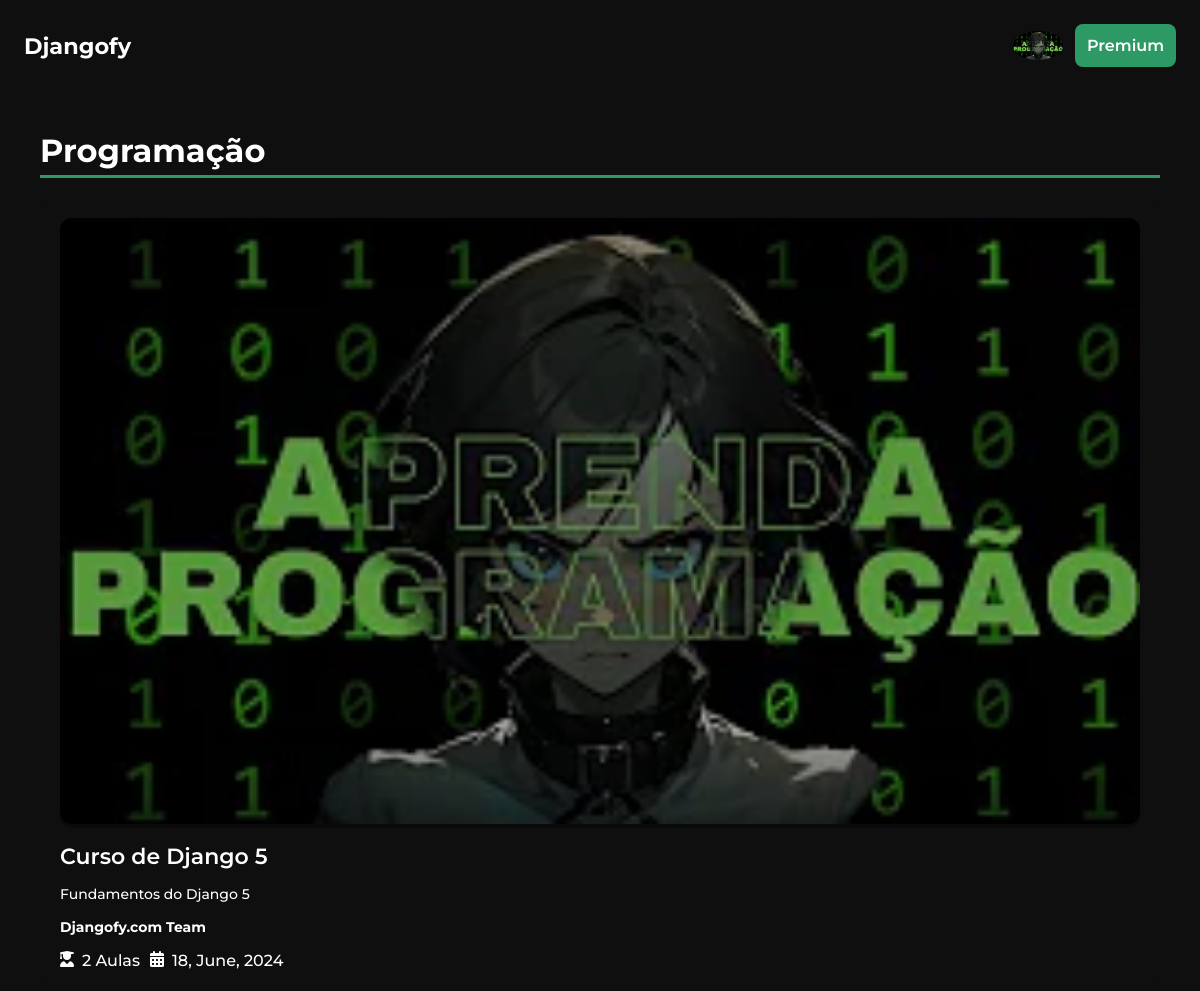
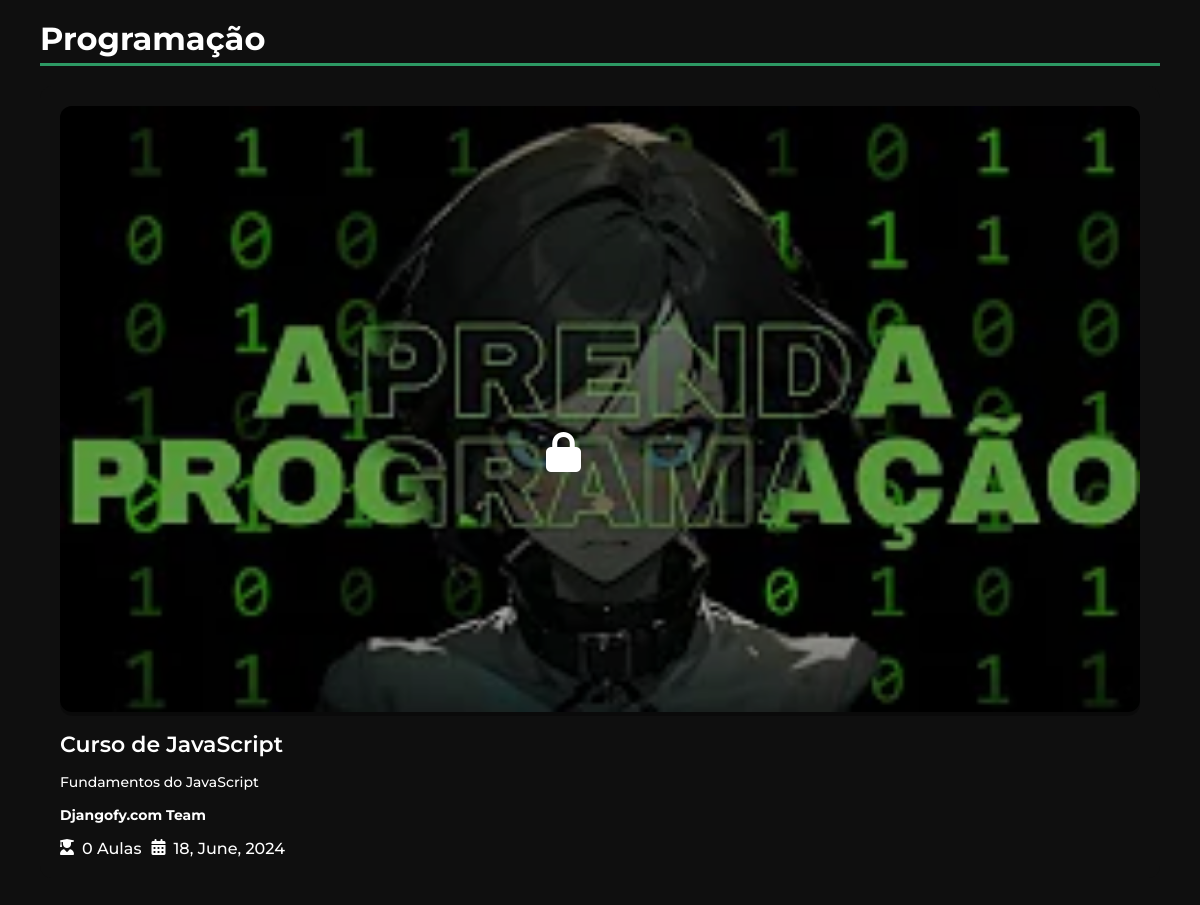
Page / (signed in) on the committed database (2 pictures, top to bottom).
### courseapp/models.py (models this page shows, shortened)
class UserProfile(models.Model):
    user = models.ForeignKey(User, on_delete=models.CASCADE)
    profileimg = models.ImageField(upload_to='profiles/', default='profiles/me.jpg')
    status = models.BooleanField(default=False)
    def __str__(self):
        return f'{self.user.username}'

class Module(models.Model):
    title = models.CharField(max_length=200)
    description = models.TextField()
    image = models.ImageField(upload_to='module/',default='module/code bg.webp')
    status = models.BooleanField(default=False)
    date = models.DateTimeField(auto_now_add=True)
    classes = models.IntegerField(default=0)
    topic = models.ForeignKey('Topic', on_delete=models.CASCADE, related_name='topics')
    def formatted_date(self):
        return self.date.strftime("%d, %B, %Y")

class Topic(models.Model):
    title = models.CharField(max_length=200)

### courseapp/views.py (the view)
# urls.py: 2. Add a URL to urlpatterns:  path('', Home.as_view(), name='home')
@login_required(login_url='login')
def Home(request):
    topics = Topic.objects.all()
    modules = Module.objects.all()
    user = UserProfile.objects.get(user=request.user)
    print(user)
    content = {
        'topics':topics,
        'modules':modules,
        'user':user,
    }
    return render(request, 'index.html', content)

### templates/index.html (shortened to what this page needs)
<!DOCTYPE html>
<html lang="en">
<head>
    <link rel="stylesheet" href="../static/css/style.css">
</head>
<body>
    <header>
        <a id="logo">Djangofy</a>
        <div class="perfil">
            <div class="perfil-image">
                <img src="{{user.profileimg.url}}" alt="">
            </div>
            {% if not user.status %}
                <a>Premium</a>
            {% endif %}
        </div>
    </header>
    <section>
        <article>
            {% for module in modules %}
            <p class="module-text">{{module.topic.title}}</p>
            <div class="modules">
                <div class="module" data-id='{{ module.id }}'  data-status="{{ module.status }}">
                    <div class="module-image">
                        {% if user.status %}
                            <img src="{{module.image.url}}" alt="">
                            <div class="overlay"></div>
                        {% else %}
                            {% if not user.status and module.status %}
                                <img src="{{module.image.url}}" alt="">
                                <div class="overlay"></div>
                                <i class="fa-solid fa-lock"></i>
                            {% else %}
                                {% if not user.status and not module.status %}
                                    <img src="{{module.image.url}}" alt="">
                                    <div class="overlay"></div>
                                {% endif %}
                            {% endif %}
                        {% endif %}
                    </div>
                    <p class="module-title">{{module.title}}</p>
                    <p class="module-description">{{module.description}}</p>
                    <p class="chess">Djangofy.com Team</p>
                    <div class="details">
                        <div class="detail">
                            <i class="fa-solid fa-user-graduate"></i>
                            <p>{{module.videos.count}} Aulas</p>
                        </div>
                        <div class="detail">
                            <i class="fa-solid fa-calendar-days"></i>
                            <p>{{module.formatted_date}}</p>
                        </div>
                    </div>
                </div>
            </div>
            {% endfor %}
        </article>
    </section>
</body>
</html>

### static/css/style.css (style rules this page uses)
* { padding: 0px; margin: 0px; box-sizing: border-box; font-family: "Montserrat", sans-serif; }
body { background-color: #0F0F0F; width: 100%; height: 100%; }
header { display: flex; justify-content: space-between; align-items: center; background-color: #0F0F0F; padding: 24px; }
header a#logo { color: white; font-size: 1.4em; font-weight: 700; cursor: pointer; }
header .perfil { display: flex; justify-content: center; align-items: center; gap: 12px; cursor: pointer; }
header .perfil a { padding: 12px; color: white; font-weight: 600; text-decoration: none; background-color: #2D9964; border-radius: 8px; transition: 0.4s; }
header .perfil .perfil-image { display: flex; justify-content: center; align-items: center; width: 50px; position: relative; }
header .perfil .perfil-image img { width: 100%; object-fit: cover; object-position: center; border-radius: 50%; }
section { display: flex; flex-direction: column; gap: 50px; padding: 20px; }
section article { display: flex; flex-direction: column; padding: 20px; gap: 20px; border-radius: 12px; }
section article p.module-text { color: white; font-size: 2em; font-weight: 700; position: relative; padding-bottom: 8px; }
section article p.module-text::after { content: ''; position: absolute; left: 0%; width: 100%; bottom: 0; border-bottom: 3px solid #2D9964; }
section article .module { display: flex; flex-direction: column; width: 100%; padding: 20px; gap: 15px; border-radius: 12px; background-color: #0F0F0F; transition: transform 0.4s, box-shadow 0.4s; }
section article .module .module-image { position: relative; width: 100%; }
section article .module .module-image i { position: absolute; left: 45%; bottom: 40%; font-size: 40px; color: white; transition: bottom 0.4s; }
.overlay { bottom: 0; width: 100%; height: 100%; border-radius: 12px; background-color: rgba(0, 0, 0, 0.300); position: absolute; transition: 0.4s; }
section article .module .module-image img { width: 100%; object-fit: cover; object-position: center; border-radius: 12px; }
.module .module-title { color: white; font-size: 22px; font-weight: 600; }
.module .module-description { color: white; font-size: 14px; font-weight: 500; }
.chess { color: white; font-size: 14px; font-weight: 700; }
.details { display: flex; gap: 10px; }
.detail { display: flex; gap: 8px; color: white; }
.detail p { font-weight: 500; }

### rows in the picture
UserProfile: profileimg (picture)
Module: topic "Programação", image (picture), title "Curso de Django 5", description "Fundamentos do Django 5", videos.count "2", formatted_date "18, June, 2024"
Module: topic "Programação", image (picture), title "Curso de JavaScript", description "Fundamentos do JavaScript", videos.count "0", formatted_date "18, June, 2024"
